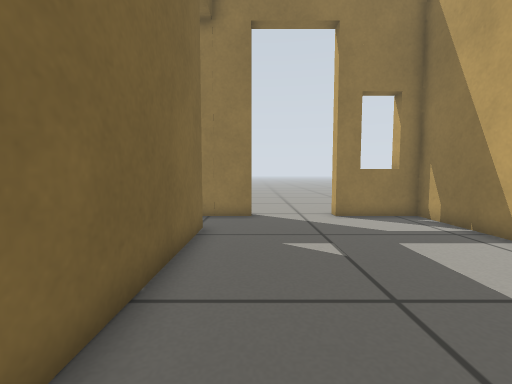
View 1 (above)

16 first-person views from a walk through a robot-simulator world made for Gazebo. The camera is 0.45 m above the floor, tilts 4° down and sees 90° across. The floor is counted in squares, 0.25 m on a side. Each view is taken from the middle of a square. On the plan, view 1 faces up. The plan holds only what a view shows up to about 15 squares ahead; the rest is blank.

View 2
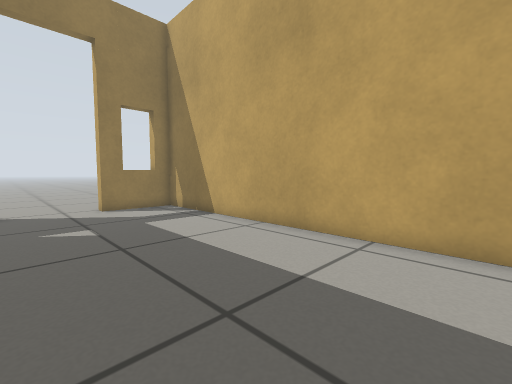

View 3
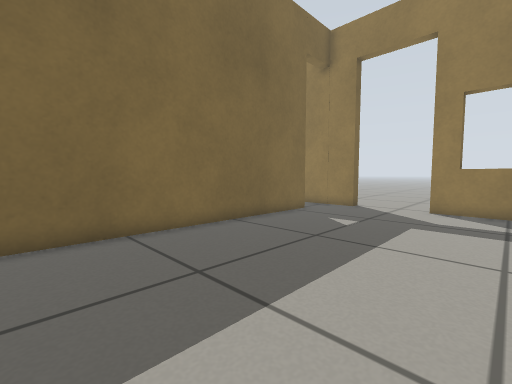

View 4
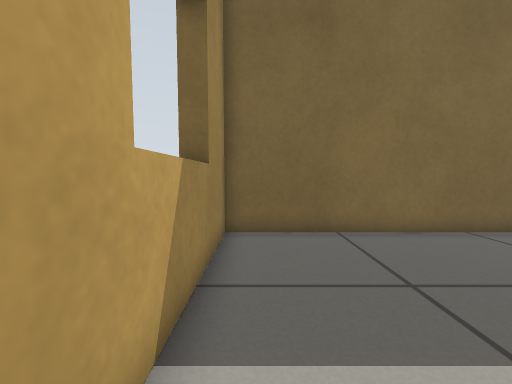

View 5
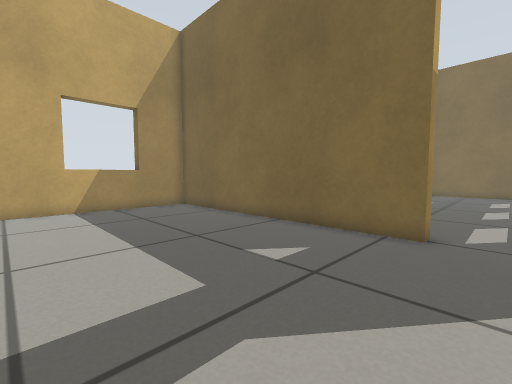

View 6
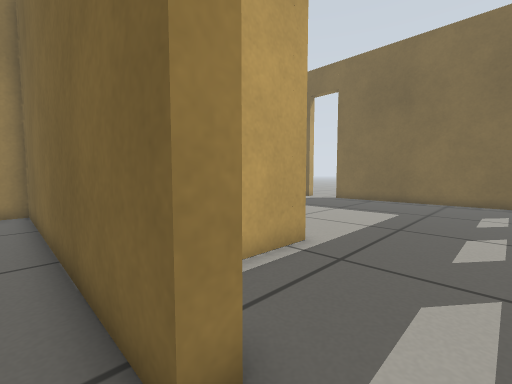

View 7
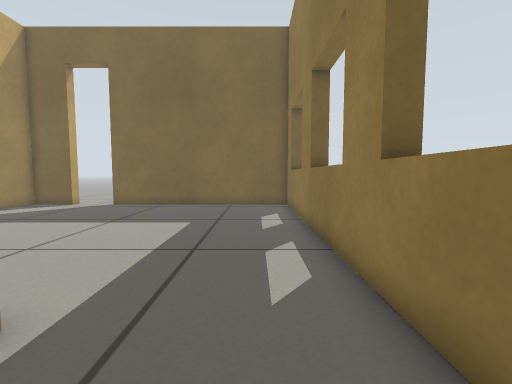

View 8
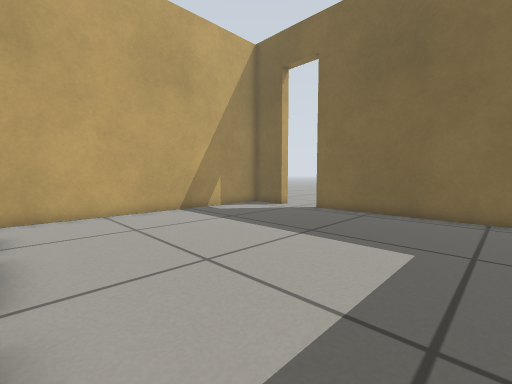

View 9
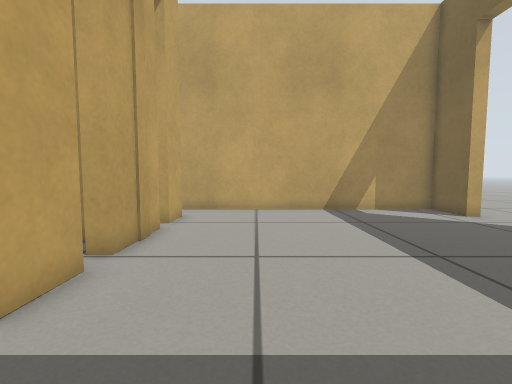

View 10
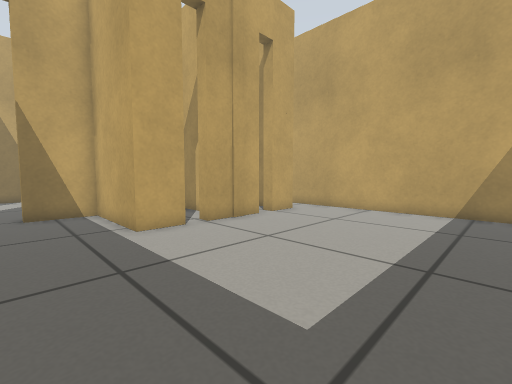

View 11
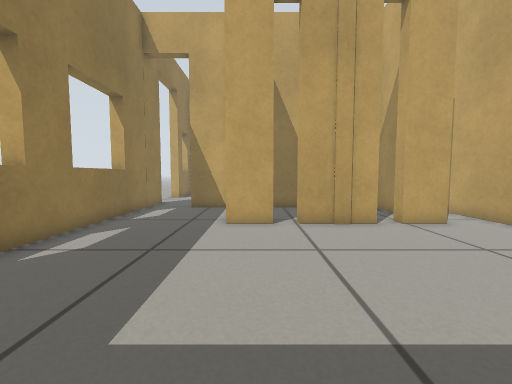

View 12
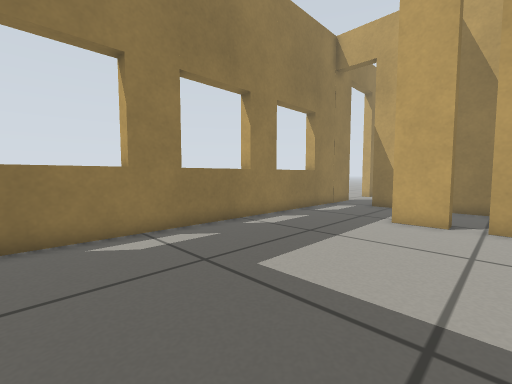

View 13
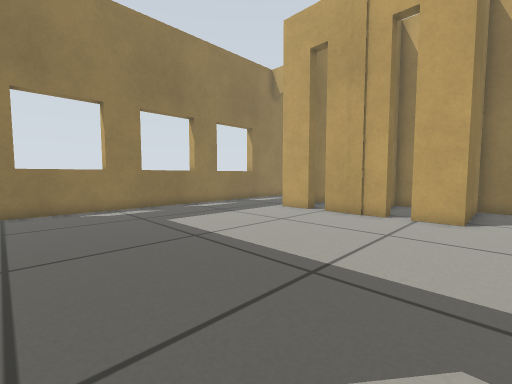

View 14
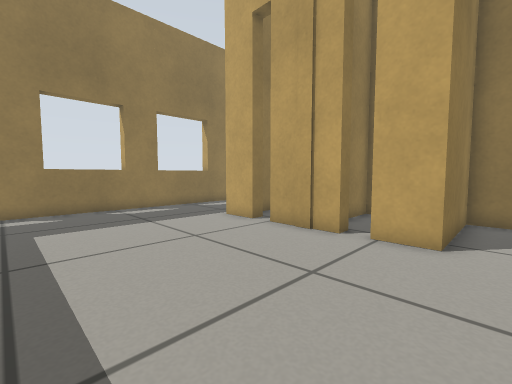

View 15
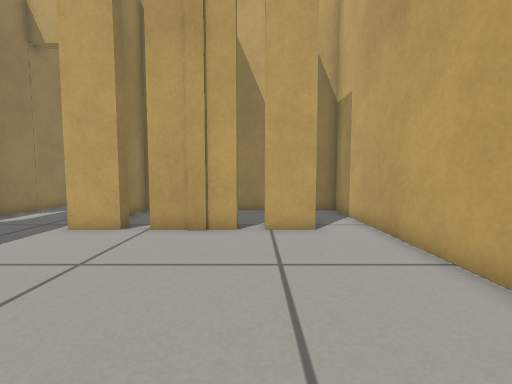

View 16
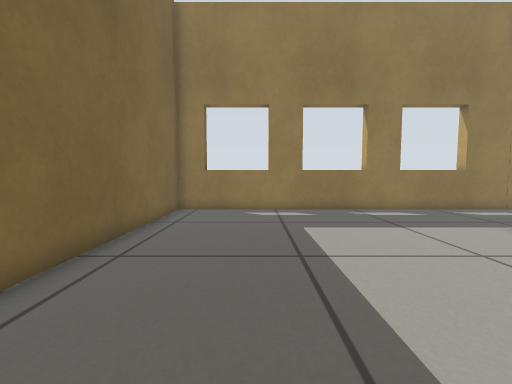

### Floor plan
Points are (right, up) in squares from view 1. A wall is a line through its corners. A room is listed if a view was taken in it or the views show most of it. See-through windows are left out.
Room 1 (views 1, 2, 3, 4, 5, 6)
walls: (-1.8, 8.5) (-1.8, -4) (6.1, -4); (-0.2, 10.8) (-1.9, 10.8); (6.9, -3.1) (6.9, 10.8) (3.4, 10.8)
ways out: open door at (-2, 9.5) to room 2; open door at (1.5, 11)
Room 2 (views 7, 8, 9, 10, 11, 12, 13, 14, 15, 16)
walls: (-6.1, 4.4) (-6.8, 4.4) (-6.8, 6.1) (-2.4, 6.1) (-2.4, 8.5); (-6.1, 0.6) (-6.8, 0.6) (-6.8, 3.4) (-6.1, 3.4); (-5.4, -1.3) (-2.7, -1.3); (-18.9, -1.7) (-18.9, -4) (-2.4, -4) (-2.4, -1.9) (-6.8, -1.9) (-6.8, -0.3) (-6.1, -0.3); (-2.4, -0.5) (-2.4, 1.6) (-4.1, 1.6); (-1.9, 10.8) (-18.9, 10.8) (-18.9, 0.6)
ways out: open door at (-2, 9.5) to room 1; opening at (-6.5, 4) to room 3; open door at (-19, -0.5)
Room 3 (no view inside)
walls: (-2.4, 2.7) (-2.4, 5.5) (-5.1, 5.5); (-5.5, 2.2) (-2.9, 2.2)
ways out: opening at (-6.5, 4) to room 2

Where each view was taken, in squares from view 1:
view 1: 0 up, 0 right, facing up
view 2: 3 down, 0 right, facing up-right
view 3: 3 down, 6 right, facing up-left
view 4: 3 down, 6 right, facing left
view 5: 10 up, 6 right, facing down-left
view 6: 10 up, 1 left, facing down-left
view 7: 9 up, 4 left, facing left
view 8: 8 up, 7 left, facing down-left
view 9: 9 up, 10 left, facing down
view 10: 9 up, 15 left, facing down-right
view 11: 5 up, 16 left, facing right
view 12: 3 up, 17 left, facing up-right
view 13: 3 down, 18 left, facing up-right
view 14: 3 down, 14 left, facing up-right
view 15: 0 up, 15 left, facing right
view 16: 2 down, 15 left, facing up
